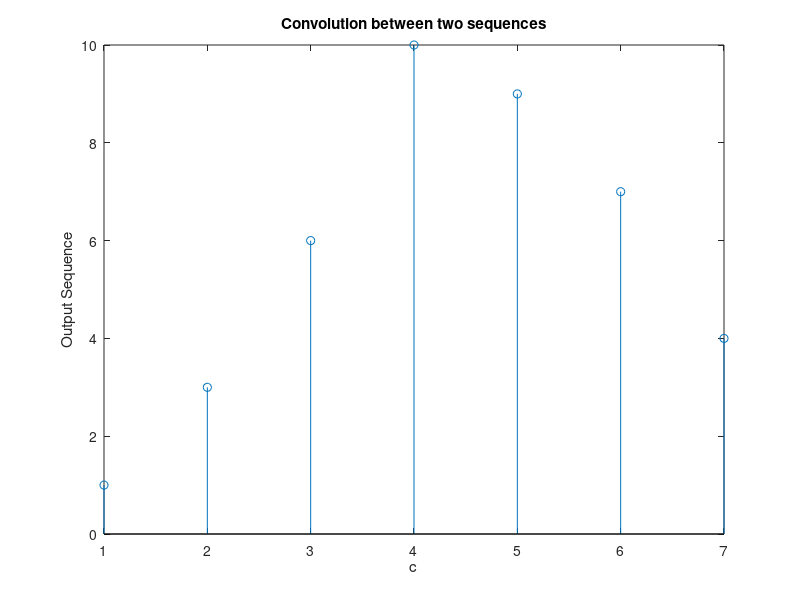

Recreate this plot in MATLAB.
x = [1 2 3 4]
h = [1 1 1 1]
y = conv(x, h);
y
stem(y);
xlabel('c');
ylabel('Output Sequence');
title('Convolution between two sequences');